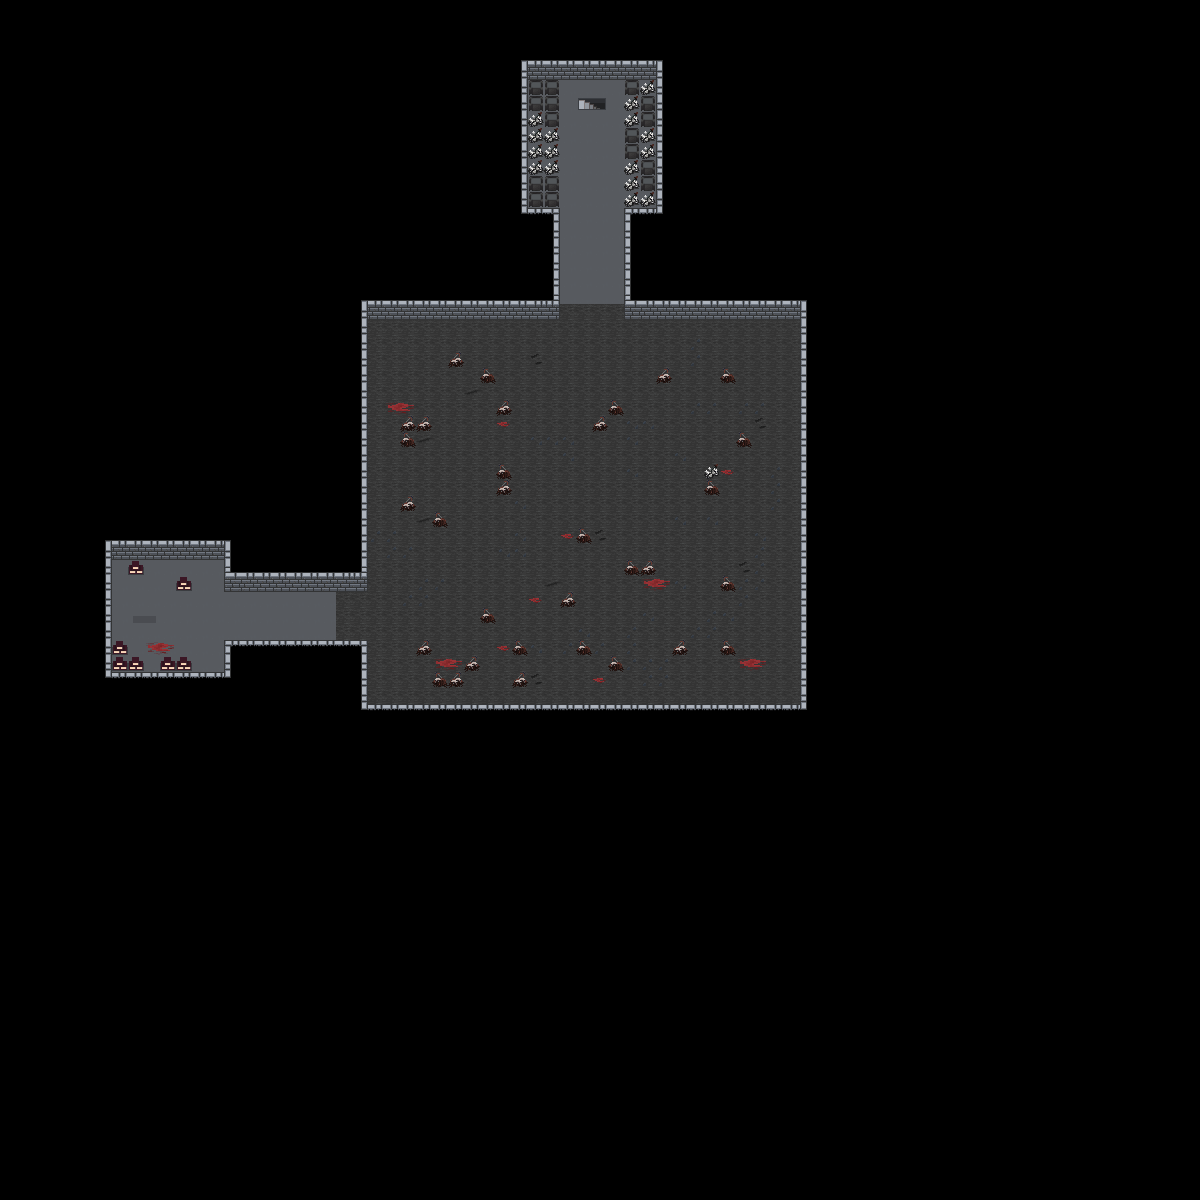

This is a level from a 2D game, rendered from its Tiled map with the project's own tilesets. A one-line summary and the map file follow, with tile-layer data summarised:
An orthogonal 75x75 tile map with 16x16 px tiles, 3 tile layers (layer 1, wall, wall2), 1 hidden layer not drawn.

<map version="1.2" tiledversion="1.2.4" orientation="orthogonal" renderorder="right-down" width="75" height="75" tilewidth="16" tileheight="16" infinite="0" nextlayerid="6" nextobjectid="1">
 <tileset firstgid="1" source="Dungeon1-Tileset v3.tsx" />
 <layer id="2" name="layer 1" width="75" height="75">
  <data>[5625 cells, 816 non-empty, 1 distinct tile ids]</data>
 </layer>
 <layer id="3" name="navigation" width="75" height="75" visible="0">
  <data>[5625 cells, 816 non-empty, 1 distinct tile ids]</data>
 </layer>
 <layer id="4" name="wall" width="75" height="75">
  <data>[5625 cells, 792 non-empty, 6 distinct tile ids]</data>
 </layer>
 <layer id="5" name="wall2" width="75" height="75">
  <data>[5625 cells, 284 non-empty, 33 distinct tile ids]</data>
 </layer>
</map>
